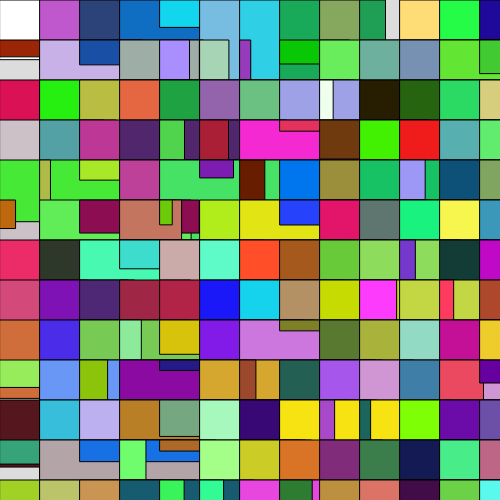
Frame 1 (no input)
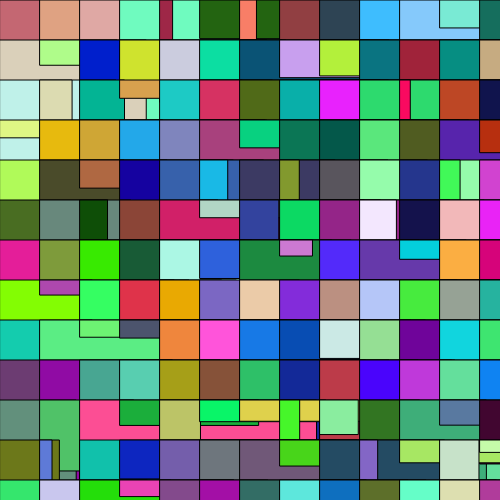
Frame 60 (no input)
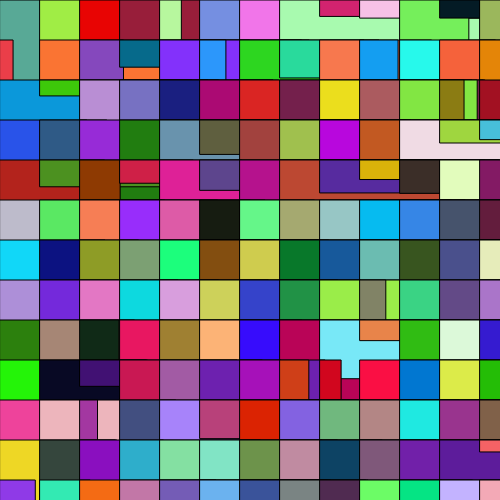
Frame 120 (the mouse pressed at the canvas centre since frame 60)

The p5.js sketch that drew these frames (run headless with seeded random() and noise() and a simulated clock; from frame 60 on, the mouse is pressed at the canvas centre):

// p5.js sketch
// ── sketch.js
let a, i;
function setup() {
  createCanvas(500, 500);
}

function draw() {
  background(220);
  for(var i= 0; i < width; i+=40){
  for (var a= 0; a < height; a+=40){
  rect(a, i, random(10, 250), random(10, 250));
    fill(random(0, 255), random(0, 255), random(0, 255));
       }
  }
}
